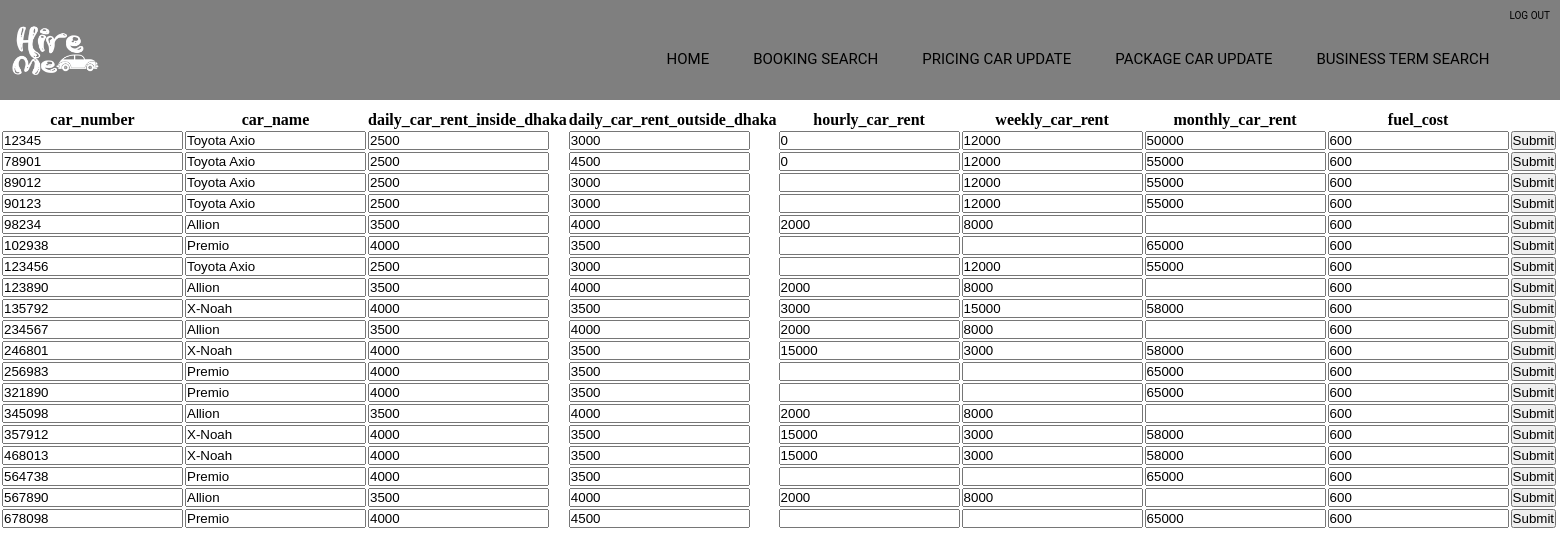
/codes/admin_pr_update.php, run on the app's committed database.
### tables this page shows
CREATE TABLE `pricing` (
  `car_number` int(9) NOT NULL,
  `email` char(50) DEFAULT NULL,
  `car_name` char(20) DEFAULT NULL,
  `daily_car_rent_inside_dhaka` int(5) DEFAULT NULL,
  `daily_car_rent_outside_dhaka` int(5) DEFAULT NULL,
  `hourly_car_rent` int(6) DEFAULT NULL,
  `weekly_car_rent` int(6) DEFAULT NULL,
  `monthly_car_rent` int(6) DEFAULT NULL,
  `fuel_cost` int(10) DEFAULT NULL
);

### codes/admin_pr_update.php (the view, shortened to what this page needs)
<html>
    <head>
        <link href="style.css" rel="stylesheet" type ="text/css">
    </head>
    <body>
        <header>
            <div class="row">
                <div class="logo"><img src="logo.png">
                </div>
               <ul class= "reg-nav">
                      <li ><a href="http://localhost/hiremefinal/ADMIN_LOGIN.PHP"> LOG OUT </a></li>
                     </ul>
            <ul class= "main-nav">
                <li ><a href="http://localhost/hiremefinal/hireme__admin.php"> HOME </a></li>
                <li><a href="http://localhost/hiremefinal/admin_booking.php"> BOOKING SEARCH</a></li>
                <li><a href="http://localhost/hiremefinal/admin_pr_update.php"> PRICING CAR UPDATE </a></li>
                <li><a href="http://localhost/hiremefinal/packing.php"> PACKAGE CAR UPDATE </a></li>
                <li><a href="http://localhost/hiremefinal/Business_Term.php"> BUSINESS TERM SEARCH</a></li>
                </ul>
            </div>
            </header>
            <?php
            $con= mysqli_connect('localhost','root','');
            mysqli_select_db($con, 'hireme');
            $sql= "select * from pricing";
            $records= mysqli_query($con,$sql);
            ?>
        <table>
            <tr>
            <th>car_number</th>
            <th>car_name</th>
            <th>daily_car_rent_inside_dhaka</th>
            <th>daily_car_rent_outside_dhaka</th>
            <th>hourly_car_rent</th>
            <th>weekly_car_rent</th>
            <th>monthly_car_rent</th>
            <th>fuel_cost</th>
            </tr>
            <?php
            while($row = mysqli_fetch_array($records)){
                echo"<tr><form action=update.php method= post>";
                echo"<td><input type=text name=carnu value='".$row['car_number']."'></td>";
                    echo"<td><input type=text name=carna value='".$row['car_name']."'></td>";
                    echo"<td><input type=text name=dayin value='".$row['daily_car_rent_inside_dhaka']."'></td>";
                    echo"<td><input type=text name=dayout value='".$row['daily_car_rent_outside_dhaka']."'></td>";
                    echo"<td><input type=text name=hour value='".$row['hourly_car_rent']."'></td>";
                    echo"<td><input type=text name=week value='".$row['weekly_car_rent']."'></td>";
                    echo"<td><input type=text name=month value='".$row['monthly_car_rent']."'></td>";
                    echo"<td><input type=text name=fuel value='".$row['fuel_cost']."'></td>";
                echo "<td><input type= submit>";
                echo "</form></tr>";
            }
            ?>
        </table>
    </body>
</html>

### codes/style.css (style rules this page uses)
* { margin: 0; padding: 0; }
.reg-nav { float: right; list-style: none; margin-top:10px; margin-right:10px; }
.reg-nav li { display: inline-block; }
.reg-nav li a { color: black; text-decoration: none; font-family: "roboto", sans-serif; font-size: 10px; }
.main-nav { float: right; list-style: none; margin-top:50px; }
.main-nav li { display: inline-block; }
.main-nav li a { color: black; text-decoration: none; padding: 5px 20px; font-family: "roboto", sans-serif; font-size: 15px; }
.logo img { padding-top: auto; width: 7%; height: auto; float: left; }
.row { width: 100%; height: 100px; background-color: rgba(0,0,0,0.5); }

### data on the page
pricing: carnu "12345", carna "Toyota Axio", dayin "2500", dayout "3000", hour "0", week "12000", month "50000", fuel "600"
pricing: carnu "78901", carna "Toyota Axio", dayin "2500", dayout "4500", hour "0", week "12000", month "55000", fuel "600"
pricing: carnu "89012", carna "Toyota Axio", dayin "2500", dayout "3000", week "12000", month "55000", fuel "600"
pricing: carnu "90123", carna "Toyota Axio", dayin "2500", dayout "3000", week "12000", month "55000", fuel "600"
pricing: carnu "98234", carna "Allion", dayin "3500", dayout "4000", hour "2000", week "8000", fuel "600"
pricing: carnu "102938", carna "Premio", dayin "4000", dayout "3500", month "65000", fuel "600"
pricing: carnu "123456", carna "Toyota Axio", dayin "2500", dayout "3000", week "12000", month "55000", fuel "600"
pricing: carnu "123890", carna "Allion", dayin "3500", dayout "4000", hour "2000", week "8000", fuel "600"
pricing: carnu "135792", carna "X-Noah", dayin "4000", dayout "3500", hour "3000", week "15000", month "58000", fuel "600"
pricing: carnu "234567", carna "Allion", dayin "3500", dayout "4000", hour "2000", week "8000", fuel "600"
pricing: carnu "246801", carna "X-Noah", dayin "4000", dayout "3500", hour "15000", week "3000", month "58000", fuel "600"
pricing: carnu "256983", carna "Premio", dayin "4000", dayout "3500", month "65000", fuel "600"
pricing: carnu "321890", carna "Premio", dayin "4000", dayout "3500", month "65000", fuel "600"
pricing: carnu "345098", carna "Allion", dayin "3500", dayout "4000", hour "2000", week "8000", fuel "600"
pricing: carnu "357912", carna "X-Noah", dayin "4000", dayout "3500", hour "15000", week "3000", month "58000", fuel "600"
pricing: carnu "468013", carna "X-Noah", dayin "4000", dayout "3500", hour "15000", week "3000", month "58000", fuel "600"
pricing: carnu "564738", carna "Premio", dayin "4000", dayout "3500", month "65000", fuel "600"
pricing: carnu "567890", carna "Allion", dayin "3500", dayout "4000", hour "2000", week "8000", fuel "600"
pricing: carnu "678098", carna "Premio", dayin "4000", dayout "4500", month "65000", fuel "600"
